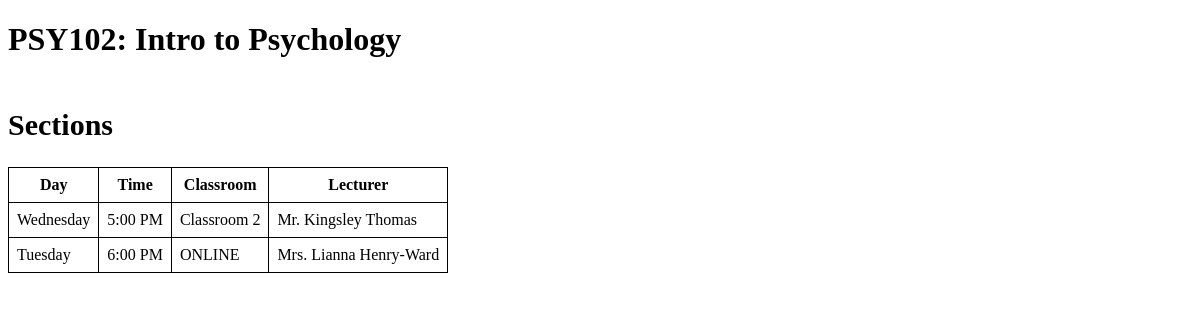
Page /viewSingleCourse.php?id=PSY102 on the committed database.
### tables this page shows
create table Course_Schedule
(
	courseScheduleSection int not null,  
	courseScheduleCode varchar(10) not null,  
    courseScheduleSemester int not null,
    courseScheduleYear int not null,
    courseScheduleDay int not null,  
    courseScheduleTime int not null,
    courseScheduleLocation varchar(20) not null,
    courseScheduleLecturerID int not null,  
    primary key(courseScheduleSection,courseScheduleCode,courseScheduleLecturerID),
    foreign key (courseScheduleCode) references Courses(coursecode),
    foreign key (courseScheduleLecturerID) references Lecturers(lecturerID)
);

create table Lecturers
(
	lecturerID int not null,
	title varchar(10) not null,
    fname varchar(20) not null,
    lname varchar(20) not null,    
	department varchar(20) not null,
    position varchar(20),    
    primary key (lecturerID)   
);

### viewSingleCourse.php (the view, shortened to what this page needs)
<?php
	include "connect.php";
?>
<!DOCTYPE html>
<html>
    <head>
    </head>
    <body>
    <?php
        function DOTW($data)
        {
            if($data == 2){return "Tuesday";}
            if($data == 3){return "Wednesday";}
        }
        function TOD($data)
        {
            if($data > 12){return strval($data - 12) . ":00 PM";}
            else if ($data == 12){return strval($data) . ":00 PM";}
            else{return strval($data) . ":00 AM";}
        }
        $viewquery="select * from Courses, Course_Schedule, Lecturers
        where Course_Schedule.courseScheduleCode = Courses.coursecode
        and Lecturers.lecturerID = Course_Schedule.courseScheduleLecturerID
        and courseScheduleCode = '$_GET[id]'";
        $result=mysqli_query($connection,$viewquery)or die('Error query not working');
        if($result->num_rows>0)
        {
    ?>
            <h1><?php echo  $_SESSION['coursecode'].": ".$_SESSION['coursetitle']; ?></h1>
            <h2>Sections</h2>
    <?php
            echo"<table id='table1'>";
            echo"<tr><th>Day</th><th>Time</th><th>Classroom</th><th>Lecturer</th></tr>";
            while($row=$result->fetch_assoc())
            {
                $dotw = DOTW($row['courseScheduleDay']);
                $tod = TOD($row['courseScheduleTime']);
                echo"<tr><td>$dotw</td><td>$tod</td><td>$row[courseScheduleLocation]</td><td>$row[title] $row[fname] $row[lname]</td></tr>";
            }
            echo"</table>";
        }
    ?>
    </body>
</html>

### viewSingleCourse.php (style rules this page uses)
#table1, th, td { border: 1px solid black; border-collapse: collapse; padding: 0.5rem; }
h2 { font-size: 30px; padding-top: 25px; }

### rows in the picture
course_schedule: courseScheduleDay "Wednesday", courseScheduleTime "5:00 PM", courseScheduleLocation "Classroom 2", courseScheduleLecturerID.title "Mr.", courseScheduleLecturerID.fname "Kingsley", courseScheduleLecturerID.lname "Thomas"
course_schedule: courseScheduleDay "Tuesday", courseScheduleTime "6:00 PM", courseScheduleLocation "ONLINE", courseScheduleLecturerID.title "Mrs.", courseScheduleLecturerID.fname "Lianna", courseScheduleLecturerID.lname "Henry-Ward"

### other values in the picture
$_SESSION['coursecode'] "PSY102"
$_SESSION['coursetitle'] "Intro to Psychology"
